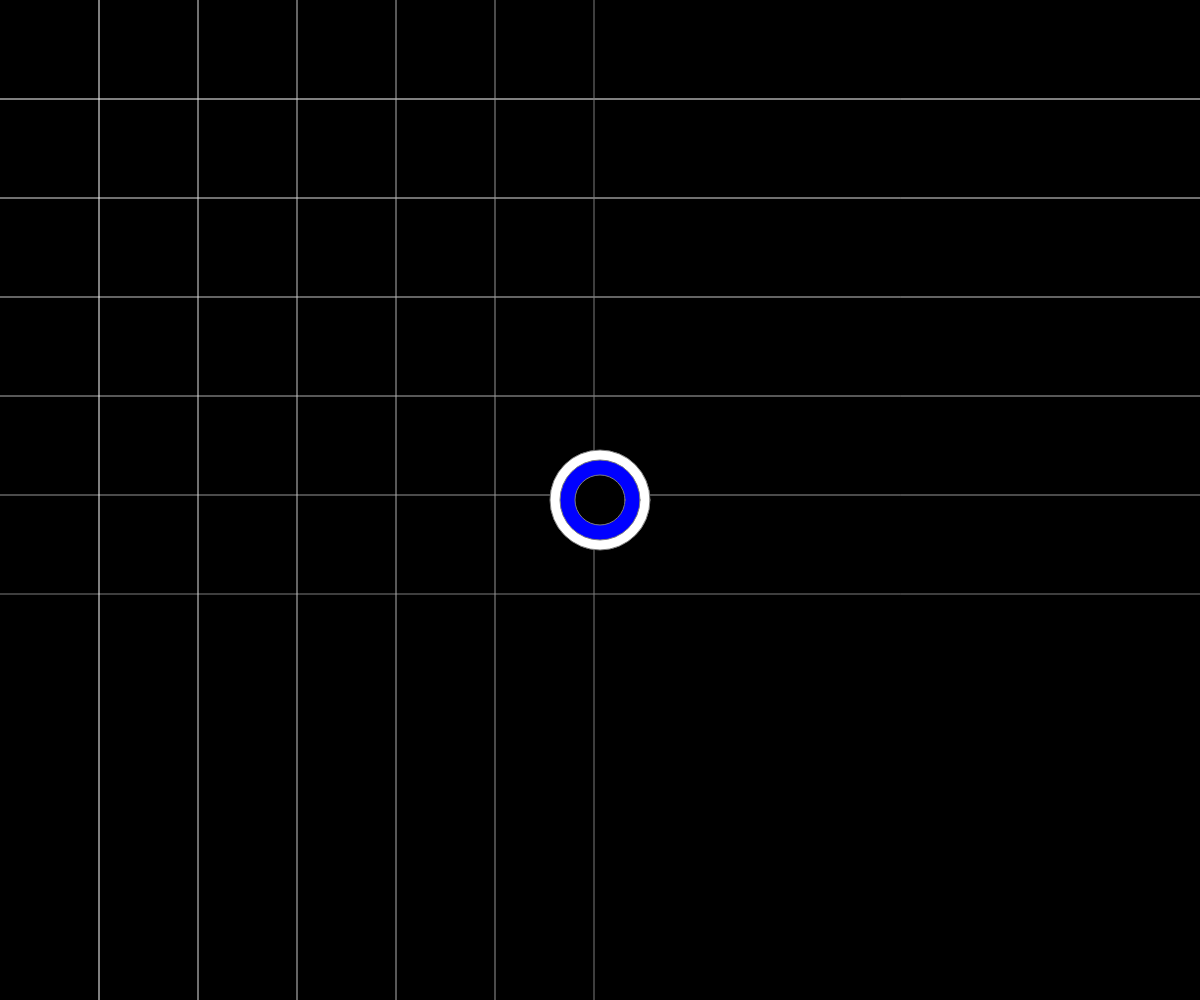
Frame 1 (no input)
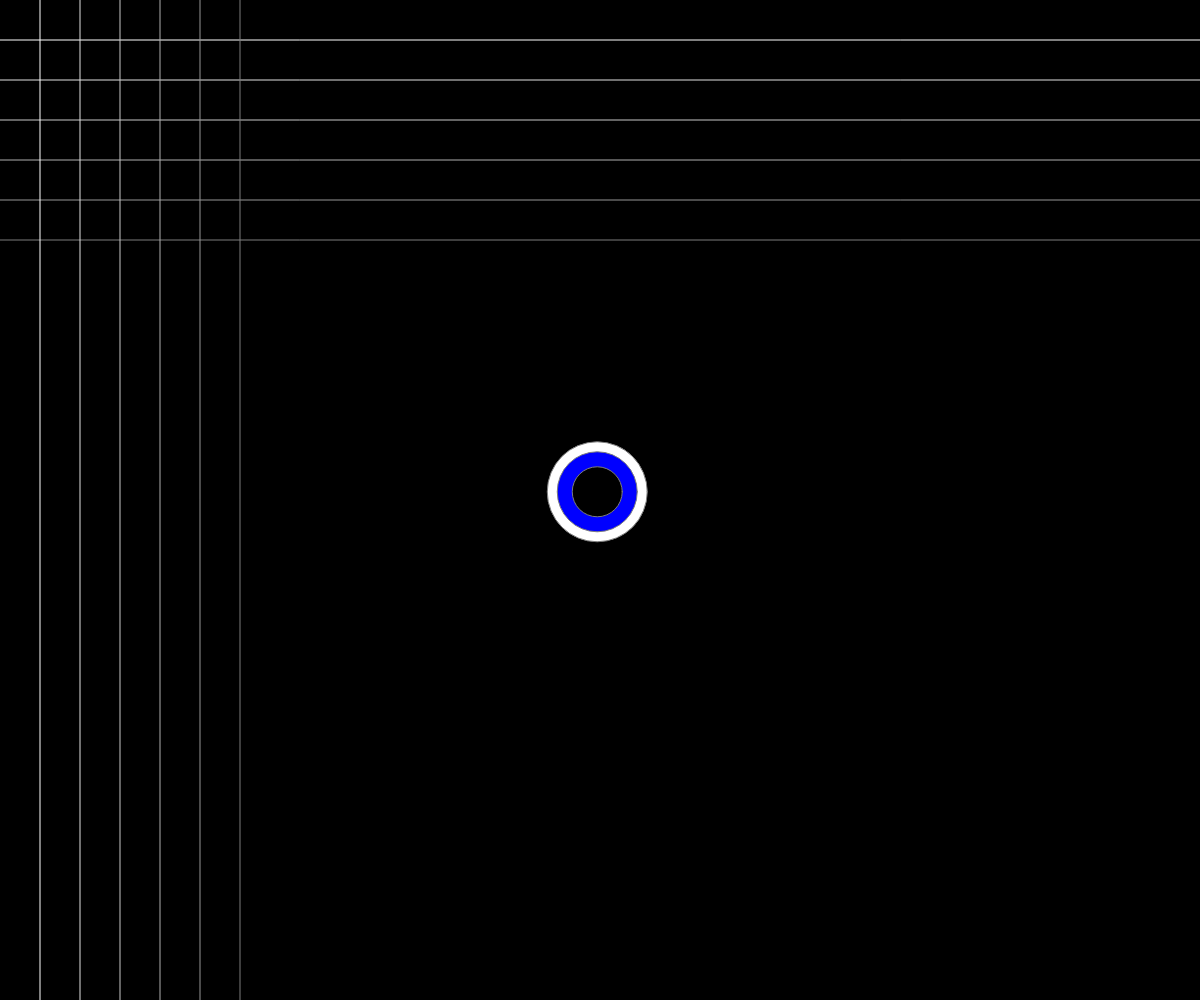
Frame 60 (no input)
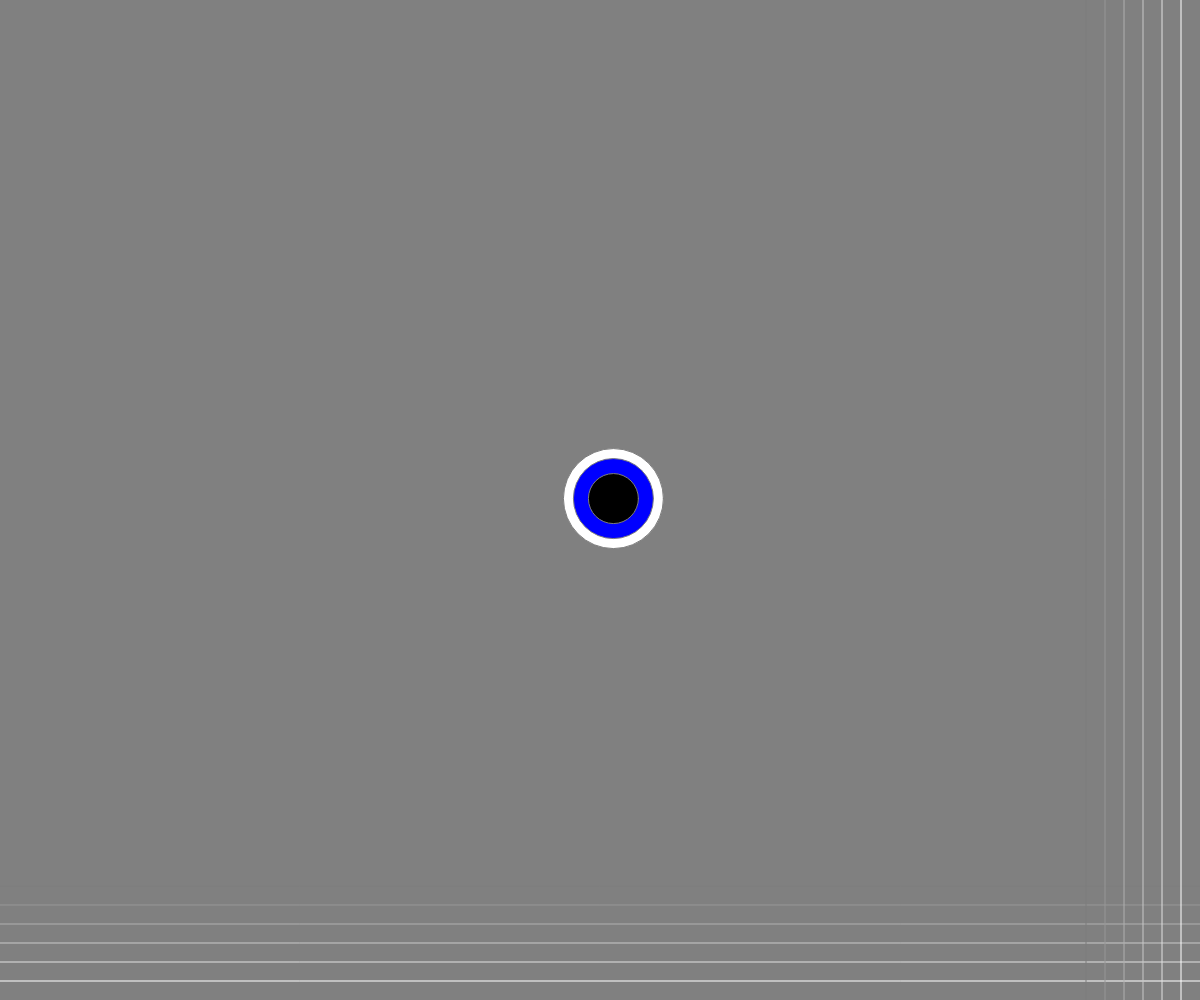
Frame 120 (the mouse pressed at the canvas centre since frame 60)

The p5.js sketch that drew these frames (run headless with seeded random() and noise() and a simulated clock; from frame 60 on, the mouse is pressed at the canvas centre):

// p5.js sketch
// ── sketch.js
//Set my variables for my vertical lines
var y = 100;
var x = 200;
var z = 300;
var t = 400;
var v = 500;
var q = 600;

//Set my variables for my horizontal lines 
var a = 100;
var b = 200;
var c = 300;
var d = 400;
var e = 500;
var f = 600;

//color variable
var col = 0;

//speed variable
var speed = 11%7

//vraibles for my floating eyeball
var eye = {}
var eyeSize = 100
var eyePosX = 0
var eyePosY = 0
var eyeColor = 'white'

//My canvas, framerate, and where my eye will appear when the image is first pulled up
function setup() {
  createCanvas(windowWidth, windowHeight);
  frameRate(30);
  eyePosX = width/2
  eyePosY = height/2

}

//My draw function,with the mapping function changing the background from black to white based on mouse movement
function draw() {
  col = map(mouseX, 0, windowWidth, 0, 255)

  background(col);

  //Let's start making some vertical lines that move
  stroke(255)
  y = y - 1;
  if (y < 0) {
    y = height;
  }
  line(0, y, width, y);
  stroke(225)
  x = x - 2;
  if (x < 0) {
    x = height
  }
line(0, x, width, x)
stroke(200)
z = z - 3;
if (z < 0) {
  z = height
}
line(0, z, width, z)
stroke(175)
t = t - 4;
if (t < 0) {
  t = height;
}
line( 0, t, width, t)
stroke(150)
v = v - 5;
if (v < 0) {
  v = height;
}
line(0, v, width, v)

stroke(125)
q = q - 6;
if (q < 0) {
  q = height;
}
line(0, q, width, q)

//Now lets make the horizontal lines move too
stroke(255)
a = a - 1;
if (a < 0) {
  a = width;
}
line(a, 0, a, height)

stroke(225)
b = b - 2;
if (b < 0) {
  b = width;
}
line(b, 0, b, height)
stroke(200)
c = c - 3;
if (c < 0) {
  c = width;
}
line(c, 0, c, height)

stroke(175)
d = d - 4;
if (d < 0) {
  d = width;
}
line(d, 0, d, height)

stroke(150)
e = e - 5;
if (e < 0) {
  e = width
}
line(e, 0, e, height)

stroke(125)
f = f - 6
if (f < 0) {
  f = width
}
line(f, 0, f, height)

//Adding the eyeball
translate(eyePosX, eyePosY)
fill(eyeColor)
ellipse(0, 0, eyeSize)
fill('blue')
ellipse(0, 0, eyeSize * .8)
fill('black')
ellipse(0, 0, eyeSize * 0.5)
eyePosX += random(-speed, speed)
eyePosY += random(-speed, speed)
constrain(eyePosX, 0, width)
constrain(eyePosY, 0, height)





















}
